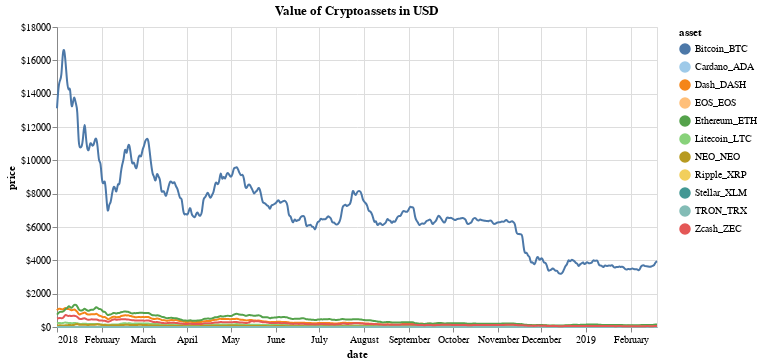

The notebook cell saved with this chart:
### Code cell
# dictionary of chart parameters
chart_params = {
    'df': multi_series_line_chart_data_all,
    'x': 'date',
    'y': 'price',
    'y_format_type': '$f',
    'y_scale_zero_bool': True,
    'chart_title': 'Value of Cryptoassets in USD',
    'color_scheme': 'tableau20',
    'width': 600,
    'height': 300
}
# generate chart
interactive_line_chart(chart_params)

### Figure 1 — Vega-Lite specification as saved in the notebook (floating-point values rounded to 4 significant figures; data arrays with more than 128 entries replaced by an {"elided": "..."} marker saying what was removed)
{"$schema": "https://vega.github.io/schema/vega-lite/v2.6.0.json", "config": {"view": {"height": 300, "width": 400}}, "data": {"name": "data-18ce0a89f3b43325299f8f37daf00faf"}, "datasets": {"data-18ce0a89f3b43325299f8f37daf00faf": {"elided": "4563 records"}}, "height": 300, "layer": [{"encoding": {"color": {"field": "asset", "scale": {"scheme": "tableau20"}, "type": "nominal"}, "x": {"field": "date", "type": "temporal"}, "y": {"axis": {"format": "$f"}, "field": "price", "scale": {"zero": true}, "type": "quantitative"}}, "mark": {"interpolate": "basis", "type": "line"}}, {"encoding": {"opacity": {"value": 0}, "x": {"field": "date", "type": "temporal"}}, "mark": "point", "selection": {"selector001": {"empty": "none", "fields": ["date"], "nearest": true, "on": "mouseover", "resolve": "global", "type": "single"}}}, {"encoding": {"color": {"field": "asset", "scale": {"scheme": "tableau20"}, "type": "nominal"}, "opacity": {"condition": {"selection": "selector001", "value": 1}, "value": 0}, "x": {"field": "date", "type": "temporal"}, "y": {"axis": {"format": "$f"}, "field": "price", "scale": {"zero": true}, "type": "quantitative"}}, "mark": "point"}, {"encoding": {"x": {"field": "date", "type": "temporal"}}, "mark": {"color": "gray", "type": "rule"}, "title": "Value of Cryptoassets in USD", "transform": [{"filter": {"selection": "selector001"}}]}, {"encoding": {"color": {"field": "asset", "scale": {"scheme": "tableau20"}, "type": "nominal"}, "text": {"condition": {"field": "price", "selection": "selector001", "type": "quantitative"}, "value": " "}, "x": {"field": "date", "type": "temporal"}, "y": {"axis": {"format": "$f"}, "field": "price", "scale": {"zero": true}, "type": "quantitative"}}, "mark": {"align": "left", "dx": 5, "dy": -5, "type": "text"}}], "width": 600}
